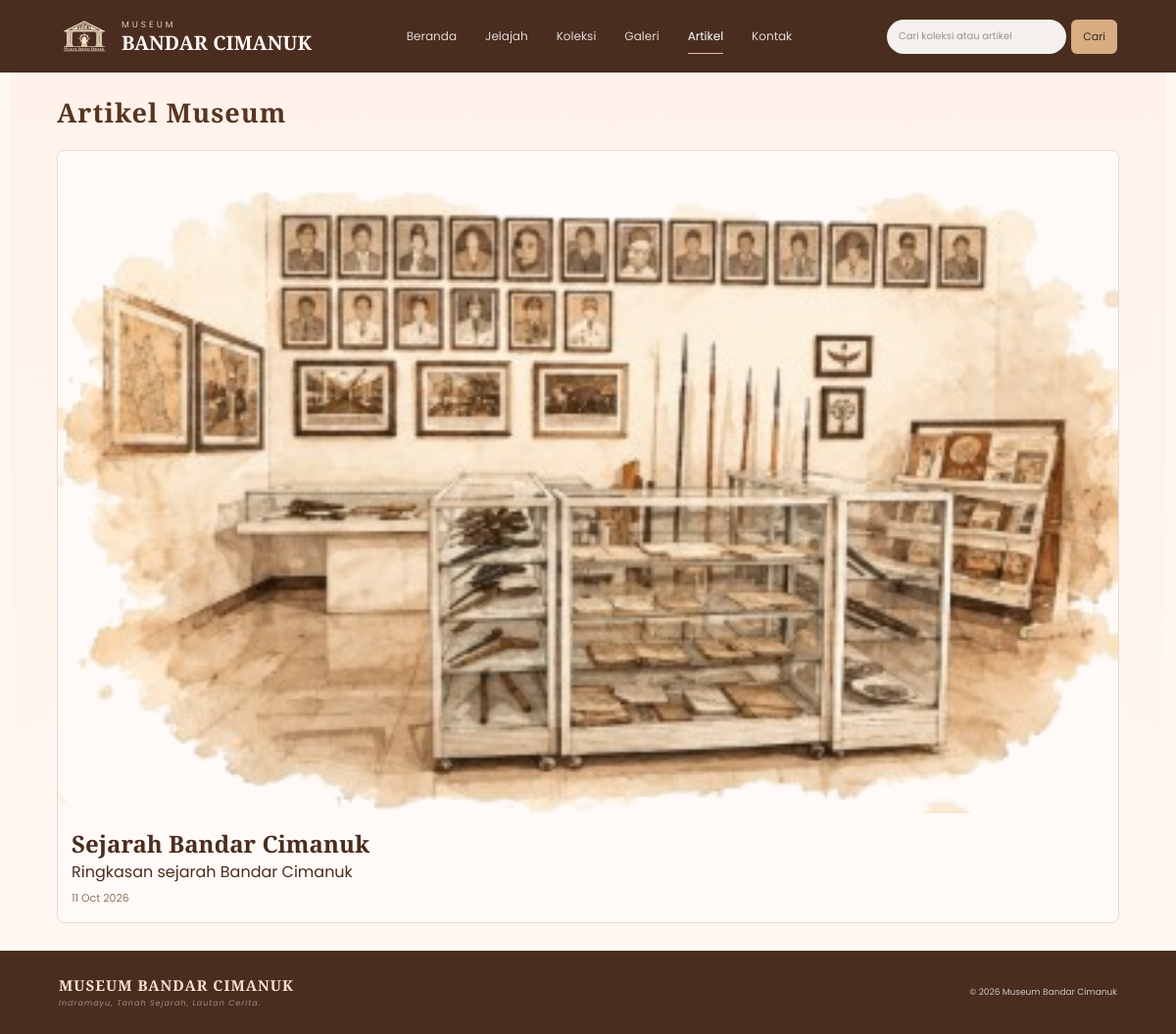
Page /museum-cimanuk/artikel.php on the committed database.
### tables this page shows
CREATE TABLE IF NOT EXISTS artikel (
 id INT AUTO_INCREMENT PRIMARY KEY, judul VARCHAR(200) NOT NULL, deskripsi TEXT, isi LONGTEXT,
 gambar VARCHAR(255), tanggal DATE NULL, penulis VARCHAR(150) NOT NULL DEFAULT '',
 sort_order INT NOT NULL DEFAULT 0, is_published TINYINT(1) NOT NULL DEFAULT 1,
 created_at TIMESTAMP DEFAULT CURRENT_TIMESTAMP,
 updated_at TIMESTAMP DEFAULT CURRENT_TIMESTAMP ON UPDATE CURRENT_TIMESTAMP
);

### museum-cimanuk/data.php (called while the page is built, shortened)
<?php
require_once __DIR__ . '/config/koneksi.php';
function visitor_content($table)
{
    global $conn;
    $allowedTables = ['beranda', 'jelajah', 'koleksi', 'galeri', 'artikel', 'kontak', 'kategori_koleksi', 'jam_operasional'];
    $publishedTables = ['beranda', 'jelajah', 'koleksi', 'galeri', 'artikel', 'kontak', 'kategori_koleksi'];
    $where = in_array($table, $publishedTables, true) ? ' WHERE is_published = 1' : '';
    $order = $table === 'artikel'
        ? ' ORDER BY tanggal DESC, sort_order ASC, id DESC'
        : ' ORDER BY sort_order ASC, id DESC';
    $result = $conn->query("SELECT * FROM `$table`$where$order");
    return $result ? $result->fetch_all(MYSQLI_ASSOC) : [];
}
function visitor_escape($value)
{
    return htmlspecialchars((string) $value, ENT_QUOTES, 'UTF-8');
}
function visitor_image($filename)
{
    $filename = basename($filename);
    if (!is_file(__DIR__ . '/../assets/uploads/' . $filename)) {
        return '';
    }
    return '/admin/assets/uploads/' . rawurlencode($filename);
}
?>

### museum-cimanuk/artikel.php (the view, shortened to what this page needs)
<?php
require_once __DIR__ . '/data.php';
$articleItems = visitor_content('artikel');
?>
<!DOCTYPE html>
<html lang="id">
<head>
    <link rel="stylesheet" href="/admin/museum-cimanuk/assets/css/dashboard.css">
    <link rel="stylesheet" href="/admin/museum-cimanuk/assets/css/visitor-content.css">
</head>
<body>
<div class="website-wrapper">
    <?php $activePage = 'artikel.php'; require __DIR__ . '/navbar.php'; ?>
    <main class="home-content article-list">
        <div class="section-heading"><h2>Artikel Museum</h2></div>
        <div class="article-card-grid">
            <?php foreach ($articleItems as $item): ?>
                <article class="article-card">
                    <a class="article-link" href="artikel-detail.php?id=<?= (int) $item['id'] ?>">
                        <img src="<?= visitor_escape(visitor_image($item['gambar'] ?? '') ?: 'assets/images/museum-illustration.png') ?>" alt="<?= visitor_escape($item['judul']) ?>">
                        <div class="article-card-content">
                            <h2><?= visitor_escape($item['judul']) ?></h2>
                            <p class="article-summary"><?= visitor_escape($item['deskripsi']) ?></p>
                            <small>
                                <?= !empty($item['tanggal']) ? visitor_escape(date('d M Y', strtotime($item['tanggal']))) : '' ?>
                            </small>
                        </div>
                    </a>
                </article>
            <?php endforeach; ?>
        </div>
    </main>
    <footer class="museum-footer">
        <div class="footer-content">
            <div class="footer-brand"><h3>MUSEUM BANDAR CIMANUK</h3><p>Indramayu, Tanah Sejarah, Lautan Cerita.</p></div>
            <div class="footer-copy">© 2026 Museum Bandar Cimanuk</div>
        </div>
    </footer>
</div>
</body>
</html>

### museum-cimanuk/assets/css/dashboard.css (style rules this page uses)
* { margin: 0; padding: 0; box-sizing: border-box; }
html { scroll-behavior: smooth; }
body { font-family: 'Poppins', sans-serif; background: #f7f3f0; color: #4a2d1f; }
a { text-decoration: none; }
.website-wrapper { width: 100%; min-height: 100vh; background: #fff8f3; }
.home-content { padding: 22px 4% 28px; background: linear-gradient( 180deg, #fff2ea, #fff7f2 ); }
.section-heading { display: flex; align-items: center; margin-bottom: 17px; }
.section-heading h2 { font-family: 'Cormorant Garamond', serif; font-size: 27px; letter-spacing: 1px; color: #573521; }
.museum-footer { background: #4a2d1f; color: rgba(255,255,255,.75); padding: 25px 5%; }
.footer-content { display: flex; align-items: center; justify-content: space-between; }
.footer-brand h3 { font-family: 'Cormorant Garamond', serif; font-size: 15px; letter-spacing: 1px; color: #f7e3d1; }
.footer-brand p { margin-top: 3px; font-size: 8px; letter-spacing: 1px; font-style: italic; color: rgba(255,255,255,.48); }
.footer-copy { font-size: 9px; color: rgba(255,255,255,.72); }

### museum-cimanuk/assets/css/visitor-content.css (style rules this page uses)
.article-list { max-width: 1180px; margin: 0 auto; }
.article-link { color: inherit; }
.article-card-grid { display: grid; grid-template-columns: repeat(auto-fit, minmax(240px, 1fr)); gap: 20px; margin-top: 20px; }
.article-card { overflow: hidden; border: 1px solid #eadbd0; border-radius: 8px; background: #fffaf7; }
.article-card img { display: block; width: 100%; aspect-ratio: 16 / 10; object-fit: cover; }
.article-card-content { padding: 14px; }
.article-card-content h2 { font-family: 'Cormorant Garamond', serif; font-size: 24px; }
.article-card-content small, .article-meta { color: #8e7464; font-size: 11px; }

### rows in the picture
artikel: judul "Sejarah Bandar Cimanuk", deskripsi "Ringkasan sejarah Bandar Cimanuk", tanggal "11 Oct 2026"

### other values in the picture
visitor_escape($label) "Beranda"
visitor_escape($label) "Jelajah"
visitor_escape($label) "Koleksi"
visitor_escape($label) "Galeri"
visitor_escape($label) "Artikel"
visitor_escape($label) "Kontak"
